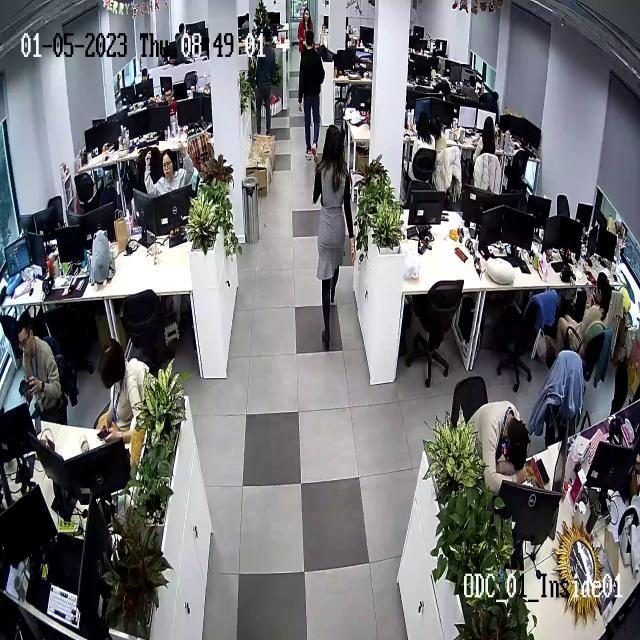
#> input picture evidence/preprocessing_source.jpg, 640 x 640 px
$ python create_preprocessing_comparison.py --input ../evidence/preprocessing_source.jpg --output out.png
#> lines starting #> are read from the running program, lines starting #| are printed output that depends on the picture
"""Create a reproducible visual strip of SHEMBOT browser preprocessing."""

from __future__ import annotations

import argparse
from pathlib import Path

import cv2
import numpy as np


PANEL_SIZE = 512
HEADER_HEIGHT = 58


def fit_panel(image: np.ndarray, size: int = PANEL_SIZE) -> np.ndarray:
    height, width = image.shape[:2]
    scale = min(size / width, size / height)
    resized_width = max(1, int(round(width * scale)))
    resized_height = max(1, int(round(height * scale)))
    interpolation = cv2.INTER_AREA if scale < 1 else cv2.INTER_LINEAR
    resized = cv2.resize(image, (resized_width, resized_height), interpolation=interpolation)
    panel = np.full((size, size, 3), 28, dtype=np.uint8)
    x = (size - resized_width) // 2
    y = (size - resized_height) // 2
    panel[y : y + resized_height, x : x + resized_width] = resized
    return panel


def add_header(panel: np.ndarray, title: str, subtitle: str) -> np.ndarray:
    output = np.full((panel.shape[0] + HEADER_HEIGHT, panel.shape[1], 3), 255, dtype=np.uint8)
    output[HEADER_HEIGHT:] = panel
    cv2.putText(output, title, (14, 25), cv2.FONT_HERSHEY_SIMPLEX, 0.58, (22, 50, 77), 2, cv2.LINE_AA)
    cv2.putText(output, subtitle, (14, 47), cv2.FONT_HERSHEY_SIMPLEX, 0.42, (91, 101, 115), 1, cv2.LINE_AA)
    return output


def main() -> int:
    parser = argparse.ArgumentParser(description=__doc__)
    parser.add_argument("--input", required=True, type=Path)
    parser.add_argument("--output", required=True, type=Path)
    args = parser.parse_args()

    image = cv2.imread(str(args.input), cv2.IMREAD_COLOR)
#> image is the input picture: shape (640, 640, 3); mean B, G, R 113, 110.7, 110.5
    if image is None:
        raise SystemExit(f"Could not read input image: {args.input}")

    height, width = image.shape[:2]
#> height = 640; width = 640
    full_prepared = cv2.resize(image, (PANEL_SIZE, PANEL_SIZE), interpolation=cv2.INTER_AREA)

    # Mirrors one of the four overlapping browser scans: 58% of the selected
    # area, then resized for a closer detector view.
    crop_width = max(2, int(round(width * 0.58)))
#> crop_width = 371
    crop_height = max(2, int(round(height * 0.58)))
#> crop_height = 371
    zoom_crop = image[:crop_height, :crop_width]
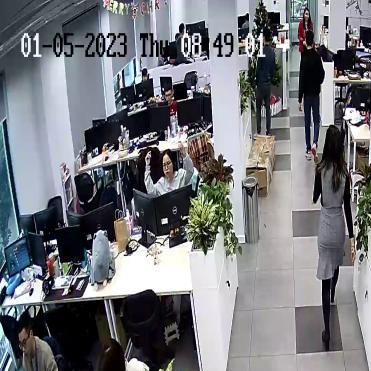
#> zoom_crop: shape (371, 371, 3); mean B, G, R 123.6, 118.9, 117.3
    zoom_prepared = cv2.resize(zoom_crop, (PANEL_SIZE, PANEL_SIZE), interpolation=cv2.INTER_LINEAR)
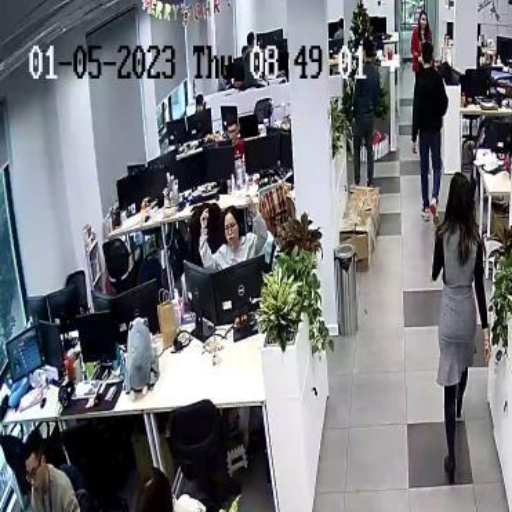
#> zoom_prepared: shape (512, 512, 3); mean B, G, R 123.5, 118.8, 117.2

    panels = [
        add_header(fit_panel(image), "Original validation frame", f"{width} x {height} source image"),
        add_header(full_prepared, "Full-frame inference input", "Downscaled to 512-pixel maximum side"),
        add_header(zoom_prepared, "Overlapping zoom scan", "58% top-left crop resized to 512 x 512"),
    ]
#> in add_header, `output = np.full((panel.shape[0] + HEADER_HEIGHT, panel.shape[1], 3), ..`: output: shape (570, 512, 3); every value is 255
#> in add_header, `output[HEADER_HEIGHT:] = panel`:
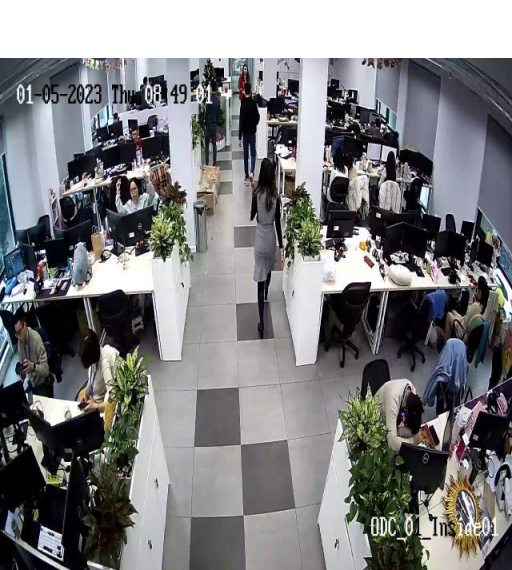
#> output: shape (570, 512, 3); mean B, G, R 127.5, 125.4, 125.2
#> call 2 of add_header, with title = 'Full-frame inference input', subtitle = 'Downscaled to 512-pixel maximum side'
#> in add_header (call 2), `cv2.putText(output, subtitle, (14, 47), cv2.FONT_HERSHEY_SIMPLEX, 0.42..`:
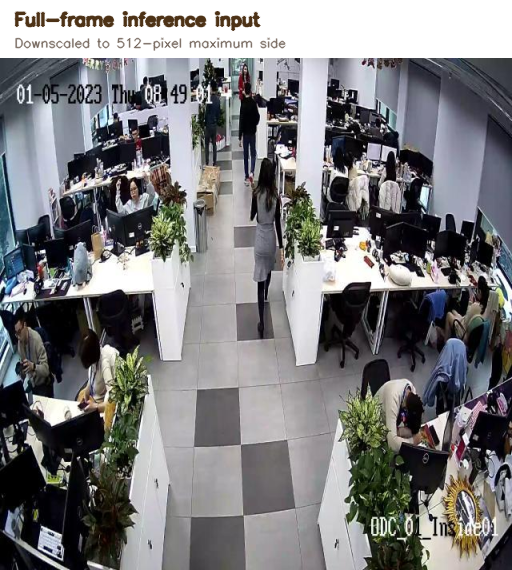
#> output: shape (570, 512, 3); mean B, G, R 125.6, 123.7, 123.7
#> call 3 of add_header, with title = 'Overlapping zoom scan', subtitle = '58% top-left crop resized to 512 x 512'
#> in add_header (call 3), `output[HEADER_HEIGHT:] = panel`:
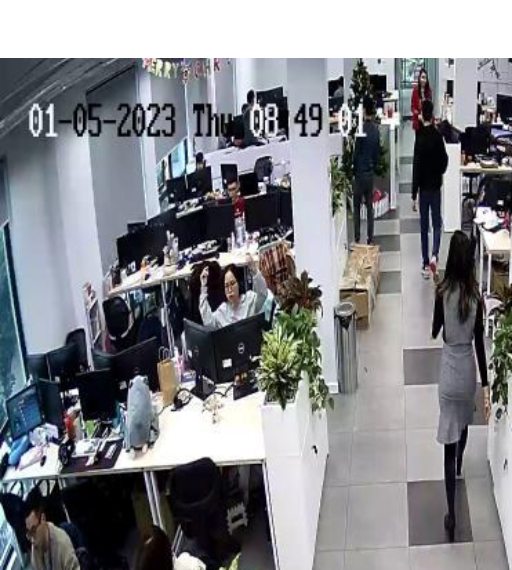
#> output: shape (570, 512, 3); mean B, G, R 136.9, 132.6, 131.2
#> in add_header (call 3), `cv2.putText(output, subtitle, (14, 47), cv2.FONT_HERSHEY_SIMPLEX, 0.42..`:
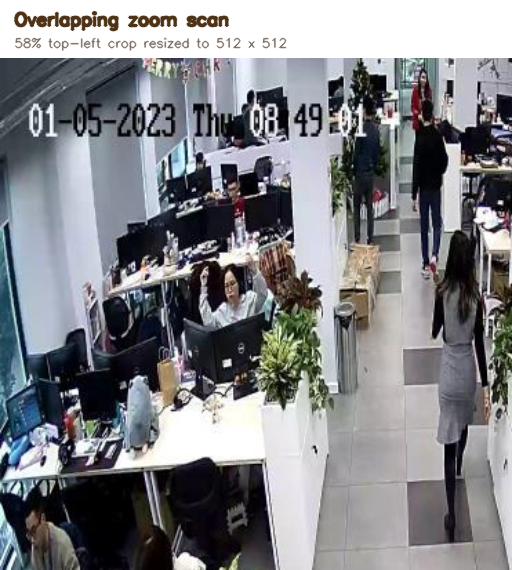
#> output: shape (570, 512, 3); mean B, G, R 135.1, 131.1, 129.8
    strip = np.concatenate(panels, axis=1)
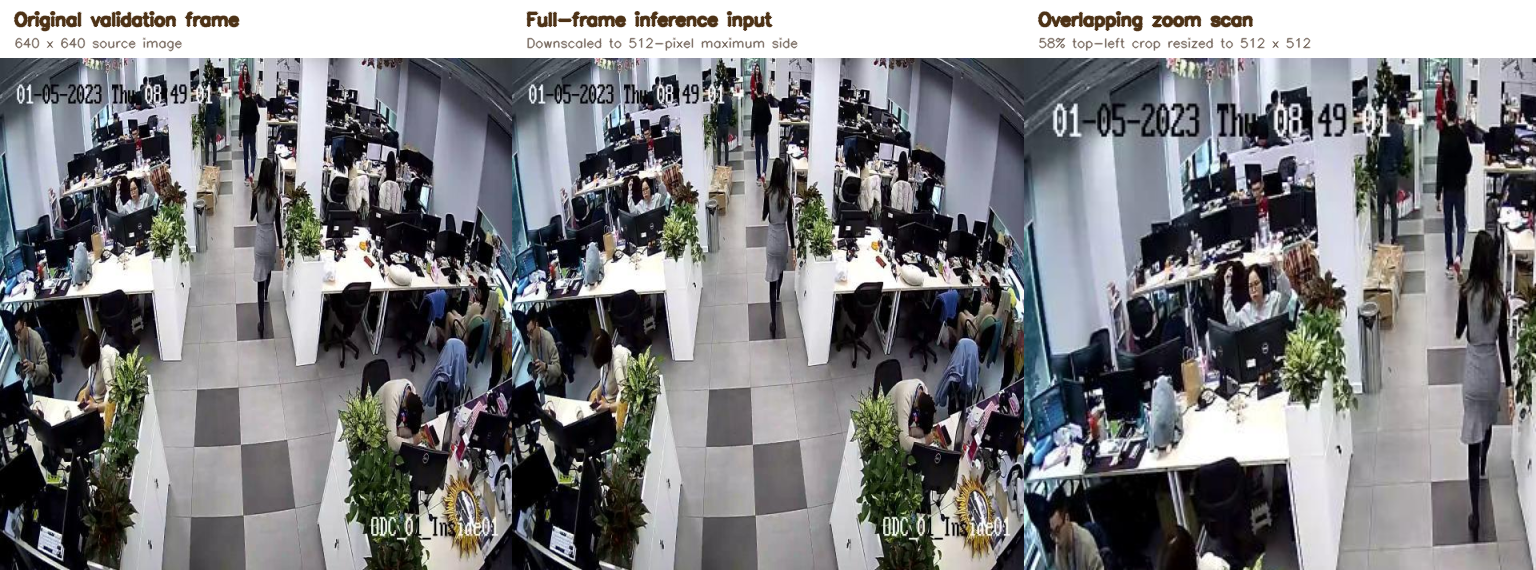
#> strip: shape (570, 1536, 3); mean of channels 0, 1, 2 128.8, 126.2, 125.8; drawn as B, G, R
    args.output.parent.mkdir(parents=True, exist_ok=True)
    if not cv2.imwrite(str(args.output), strip, [cv2.IMWRITE_JPEG_QUALITY, 92]):
        raise SystemExit(f"Could not write output image: {args.output}")
    print(args.output)
    return 0


if __name__ == "__main__":
    raise SystemExit(main())
#> (the program exits here)
